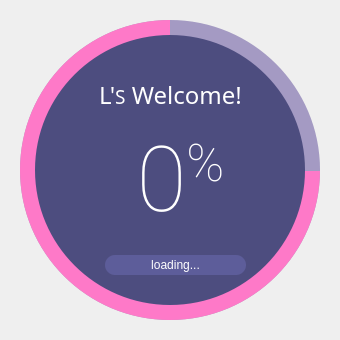
<?xml version="1.0" encoding="UTF-8"?>
<ui version="4.0">
 <class>SplashScreen</class>
 <widget class="QMainWindow" name="SplashScreen">
  <property name="geometry">
   <rect>
    <x>0</x>
    <y>0</y>
    <width>340</width>
    <height>340</height>
   </rect>
  </property>
  <property name="windowTitle">
   <string>MainWindow</string>
  </property>
  <widget class="QWidget" name="centralwidget">
   <widget class="QFrame" name="circularProgressBarBase">
    <property name="geometry">
     <rect>
      <x>10</x>
      <y>10</y>
      <width>320</width>
      <height>320</height>
     </rect>
    </property>
    <property name="frameShape">
     <enum>QFrame::NoFrame</enum>
    </property>
    <property name="frameShadow">
     <enum>QFrame::Raised</enum>
    </property>
    <widget class="QFrame" name="circularProgress">
     <property name="geometry">
      <rect>
       <x>10</x>
       <y>10</y>
       <width>300</width>
       <height>300</height>
      </rect>
     </property>
     <property name="styleSheet">
      <string notr="true">QFrame{
	border-radius: 150px;
	background-color: qconicalgradient(cx:0.5, cy:0.5, angle:90, stop:0.749 rgba(254, 121, 200, 255), stop:0.750 rgba(170, 85, 255, 30));
}</string>
     </property>
     <property name="frameShape">
      <enum>QFrame::NoFrame</enum>
     </property>
     <property name="frameShadow">
      <enum>QFrame::Raised</enum>
     </property>
    </widget>
    <widget class="QFrame" name="circularBg">
     <property name="geometry">
      <rect>
       <x>10</x>
       <y>10</y>
       <width>300</width>
       <height>300</height>
      </rect>
     </property>
     <property name="styleSheet">
      <string notr="true">QFrame{
	border-radius: 150px;
	background-color: rgba(77, 77, 127, 120);
}</string>
     </property>
     <property name="frameShape">
      <enum>QFrame::NoFrame</enum>
     </property>
     <property name="frameShadow">
      <enum>QFrame::Raised</enum>
     </property>
    </widget>
    <widget class="QFrame" name="container">
     <property name="geometry">
      <rect>
       <x>25</x>
       <y>25</y>
       <width>270</width>
       <height>270</height>
      </rect>
     </property>
     <property name="styleSheet">
      <string notr="true">QFrame{
	border-radius: 135px;
	background-color: rgb(77, 77, 127);
}</string>
     </property>
     <property name="frameShape">
      <enum>QFrame::NoFrame</enum>
     </property>
     <property name="frameShadow">
      <enum>QFrame::Raised</enum>
     </property>
     <widget class="QLabel" name="labelPercentage">
      <property name="geometry">
       <rect>
        <x>50</x>
        <y>77</y>
        <width>191</width>
        <height>136</height>
       </rect>
      </property>
      <property name="font">
       <font>
        <family>Roboto Thin</family>
        <pointsize>68</pointsize>
       </font>
      </property>
      <property name="styleSheet">
       <string notr="true">background-color: none;
color: #FFFFFF</string>
      </property>
      <property name="text">
       <string>&lt;html&gt;&lt;head/&gt;&lt;body&gt;&lt;p&gt; 0&lt;span style=&quot; font-size:58pt; vertical-align:super;&quot;&gt;%&lt;/span&gt;&lt;/p&gt;&lt;/body&gt;&lt;/html&gt;</string>
      </property>
      <property name="alignment">
       <set>Qt::AlignCenter</set>
      </property>
     </widget>
     <widget class="QLabel" name="labelLoadingInfo">
      <property name="geometry">
       <rect>
        <x>30</x>
        <y>220</y>
        <width>221</width>
        <height>20</height>
       </rect>
      </property>
      <property name="minimumSize">
       <size>
        <width>0</width>
        <height>20</height>
       </size>
      </property>
      <property name="maximumSize">
       <size>
        <width>16777215</width>
        <height>20</height>
       </size>
      </property>
      <property name="font">
       <font>
        <family>Segoe UI</family>
        <pointsize>9</pointsize>
       </font>
      </property>
      <property name="styleSheet">
       <string notr="true">QLabel{
	border-radius: 10px;	
	background-color: rgb(93, 93, 154);
	color: #FFFFFF;
	margin-left: 40px;
	margin-right: 40px;
}</string>
      </property>
      <property name="frameShape">
       <enum>QFrame::NoFrame</enum>
      </property>
      <property name="text">
       <string>loading...</string>
      </property>
      <property name="alignment">
       <set>Qt::AlignCenter</set>
      </property>
     </widget>
     <widget class="QLabel" name="labelAplicationName_3">
      <property name="geometry">
       <rect>
        <x>40</x>
        <y>40</y>
        <width>191</width>
        <height>41</height>
       </rect>
      </property>
      <property name="font">
       <font>
        <family>Rockwell Nova Light</family>
        <pointsize>10</pointsize>
       </font>
      </property>
      <property name="styleSheet">
       <string notr="true">color: #FFFFFF; background-color: none;</string>
      </property>
      <property name="text">
       <string>&lt;html&gt;&lt;head/&gt;&lt;body&gt;&lt;p&gt;&lt;span style=&quot; font-size:18pt;&quot;&gt; L'&lt;/span&gt;&lt;span style=&quot; font-size:14pt;&quot;&gt;S&lt;/span&gt;&lt;span style=&quot; font-size:18pt;&quot;&gt; Welcome!&lt;/span&gt;&lt;/p&gt;&lt;/body&gt;&lt;/html&gt;</string>
      </property>
      <property name="alignment">
       <set>Qt::AlignCenter</set>
      </property>
     </widget>
    </widget>
    <zorder>circularBg</zorder>
    <zorder>circularProgress</zorder>
    <zorder>container</zorder>
   </widget>
  </widget>
 </widget>
 <resources>
  <include location="files.qrc"/>
 </resources>
 <connections/>
</ui>
